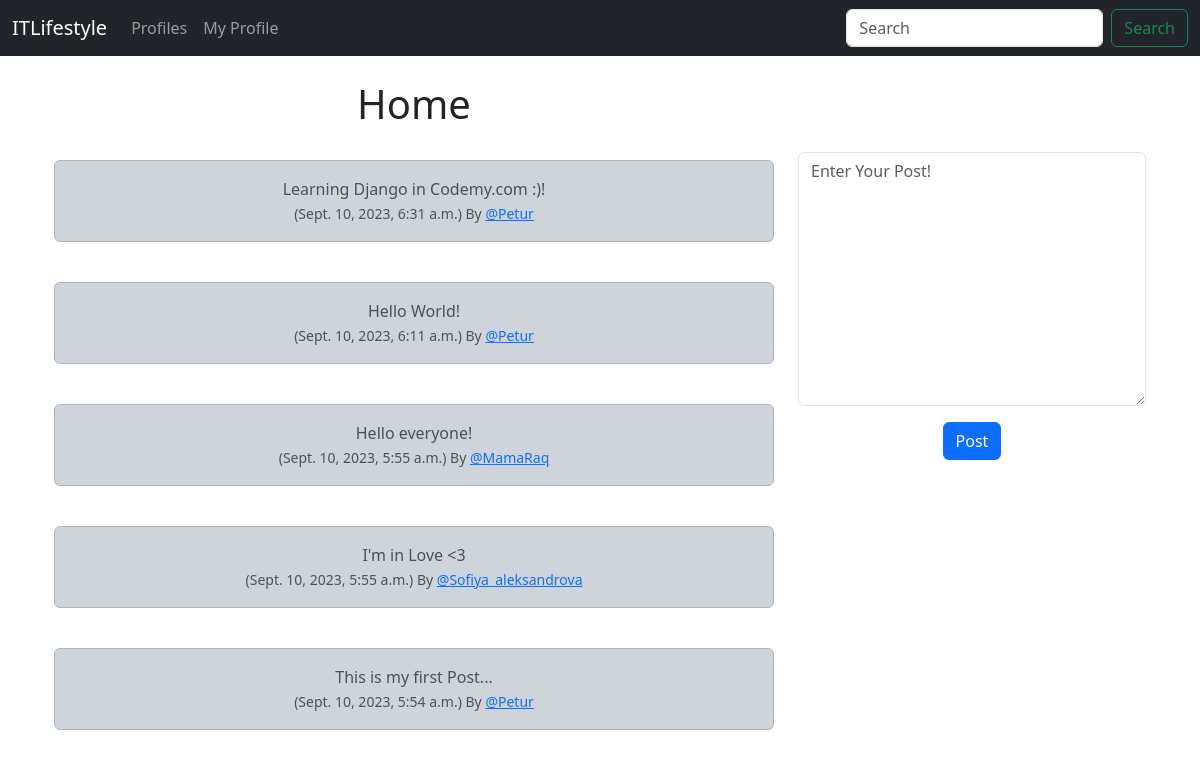
The page / (signed in) on the database its author committed.
### itlifestyle/models.py (models this page shows, shortened)
class UserPost(models.Model):
    user = models.ForeignKey(
        User,
        related_name='post',
        on_delete=models.DO_NOTHING
    )
    body = models.CharField(max_length=200)
    created_at = models.DateTimeField(auto_now_add=True)

### itlifestyle/views.py (the view, shortened to what this page needs)
# urls.py: path('', views.home, name='home'),
def home(request):
    if request.user.is_authenticated:
        form = PostForm(request.POST or None)
        posts = UserPost.objects.all().order_by('-created_at')
        return render(request, 'home.html', {'posts': posts, 'form': form})
    else:
        messages.success(request, 'You Must Be Logged In To View This Page!')
        return redirect('home')

### itlifestyle/forms.py
class PostForm(forms.ModelForm):
    body = forms.CharField(required=True,
                           widget=forms.widgets.Textarea(attrs={'placeholder': 'Enter Your Post!',
                                                                'class': 'form-control'}),
                           label='',
                           )
    class Meta:
        model = UserPost
        exclude = ('user',)

### itlifestyle/templates/home.html (shortened to what this page needs)
{% extends 'base.html' %}
{% block content %}
<div class="container text-center">
    <div class="row">
        <div class="col-8">
            <h1>Home</h1>
            <br/>
            {% for post in posts %}
            <div class="alert alert-dark" role="alert">
                {{ post.body }}<br/>
                <small class="text-muted">
                    ({{ post.created_at }}) By
                    <a href="{% url 'profile' post.user.id %}">@{{ post.user.username }}</a>
                </small>
            </div>
            <br/>
            {% endfor %}
        </div>
        <div class="col-4">
            <br/><br/><br/>
            {% if form %}
            <form method=POST>
                {{ form.as_p }}
                <button type="submit" class="btn btn-primary">Post</button>
            </form>
            {% endif %}
        </div>
    </div>
</div>
{% endblock %}

### rows shown on the page
UserPost: body "Learning Django in Codemy.com :)!", created_at "Sept. 10, 2023, 6:31 a.m.", user.username "Petur"
UserPost: body "Hello World!", created_at "Sept. 10, 2023, 6:11 a.m.", user.username "Petur"
UserPost: body "Hello everyone!", created_at "Sept. 10, 2023, 5:55 a.m.", user.username "MamaRaq"
UserPost: body "I'm in Love <3", created_at "Sept. 10, 2023, 5:55 a.m.", user.username "Sofiya_aleksandrova"
UserPost: body "This is my first Post...", created_at "Sept. 10, 2023, 5:54 a.m.", user.username "Petur"
